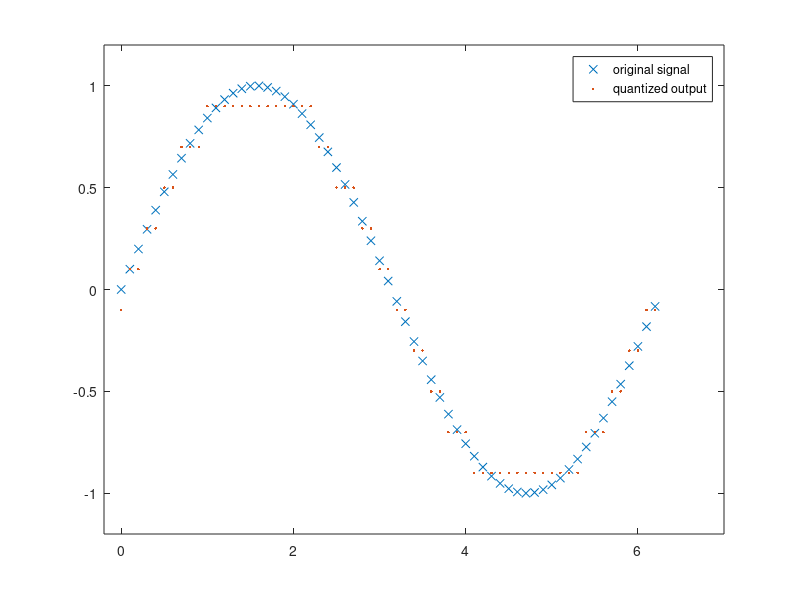

This figure's MATLAB source:
% example5_5 
t = [0:.1:2*pi]; % Times at which to sample the sine function
sig = sin(t); % Original signal, a sine wave
partition = [-1:.2:1]; % Length 11, to represent 12 intervals
codebook = [-1,-0.9,-0.7,-0.5,-0.3,-0.1,0.1,0.3,0.5,0.7,0.9,1]; % Length 12, one entry for each interval
[index,quants, distor1] = quantiz(sig,partition,codebook); % Quantize.
plot(t,sig, ' x ',t,quants,'.')
axis([-.2 7 -1.2 1.2])
legend('original signal','quantized output')
[distor1]% Display mean square distortions
